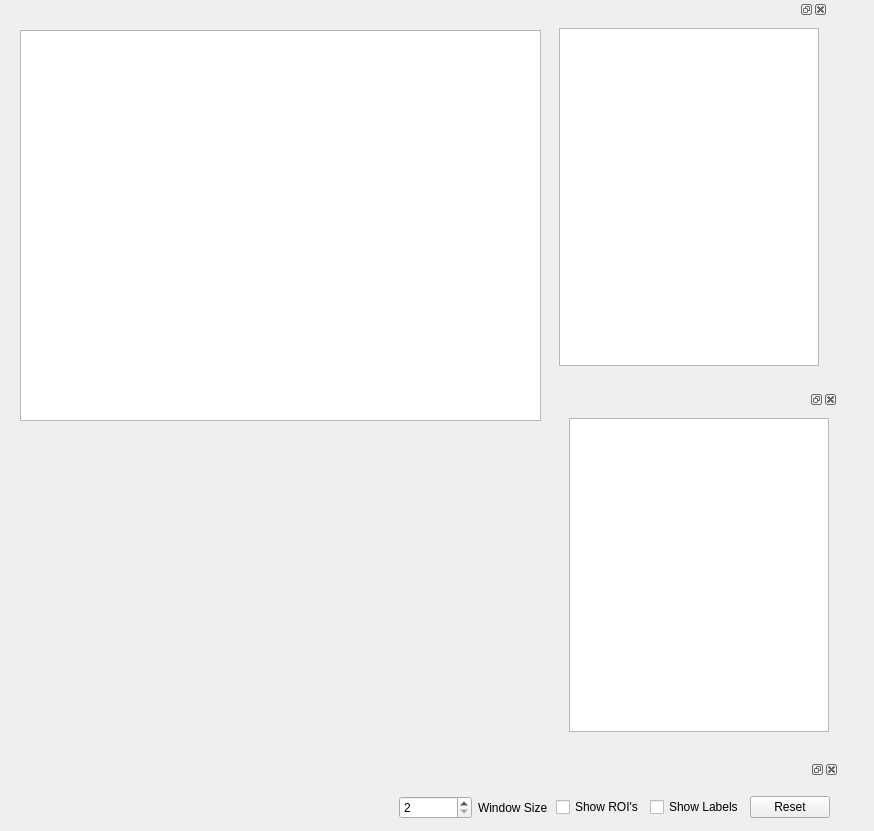
<?xml version="1.0" encoding="UTF-8"?>
<ui version="4.0">
 <class>Form</class>
 <widget class="QWidget" name="Form">
  <property name="geometry">
   <rect>
    <x>0</x>
    <y>0</y>
    <width>874</width>
    <height>831</height>
   </rect>
  </property>
  <property name="windowTitle">
   <string>Form</string>
  </property>
  <widget class="QDockWidget" name="dockWidget_5">
   <property name="geometry">
    <rect>
     <x>560</x>
     <y>390</y>
     <width>278</width>
     <height>351</height>
    </rect>
   </property>
   <widget class="QWidget" name="dockWidgetContents_5">
    <layout class="QHBoxLayout" name="horizontalLayout_3">
     <item>
      <widget class="QTableWidget" name="Tabla"/>
     </item>
    </layout>
   </widget>
  </widget>
  <widget class="QDockWidget" name="dockWidget_3">
   <property name="geometry">
    <rect>
     <x>550</x>
     <y>0</y>
     <width>278</width>
     <height>375</height>
    </rect>
   </property>
   <widget class="QWidget" name="dockWidgetContents_3">
    <layout class="QHBoxLayout" name="horizontalLayout_2">
     <item>
      <widget class="QGraphicsView" name="GraficaSerieTiempo"/>
     </item>
    </layout>
   </widget>
  </widget>
  <widget class="QDockWidget" name="dockWidget_2">
   <property name="geometry">
    <rect>
     <x>390</x>
     <y>760</y>
     <width>449</width>
     <height>76</height>
    </rect>
   </property>
   <widget class="QWidget" name="dockWidgetContents_2">
    <layout class="QHBoxLayout" name="horizontalLayout_4">
     <item>
      <widget class="QSpinBox" name="Text1">
       <property name="minimum">
        <number>2</number>
       </property>
       <property name="maximum">
        <number>10</number>
       </property>
      </widget>
     </item>
     <item>
      <widget class="QLabel" name="Label1">
       <property name="text">
        <string>Window Size</string>
       </property>
      </widget>
     </item>
     <item>
      <widget class="QCheckBox" name="button1">
       <property name="text">
        <string>Show ROI's</string>
       </property>
      </widget>
     </item>
     <item>
      <widget class="QCheckBox" name="button2">
       <property name="text">
        <string>Show Labels</string>
       </property>
      </widget>
     </item>
     <item>
      <widget class="QPushButton" name="ResetButton">
       <property name="text">
        <string>Reset</string>
       </property>
      </widget>
     </item>
    </layout>
   </widget>
  </widget>
  <widget class="PlotWidget" name="Grafo1">
   <property name="geometry">
    <rect>
     <x>20</x>
     <y>30</y>
     <width>521</width>
     <height>391</height>
    </rect>
   </property>
  </widget>
 </widget>
 <customwidgets>
  <customwidget>
   <class>PlotWidget</class>
   <extends>QGraphicsView</extends>
   <header>pyqtgraph</header>
  </customwidget>
 </customwidgets>
 <resources/>
 <connections/>
</ui>
